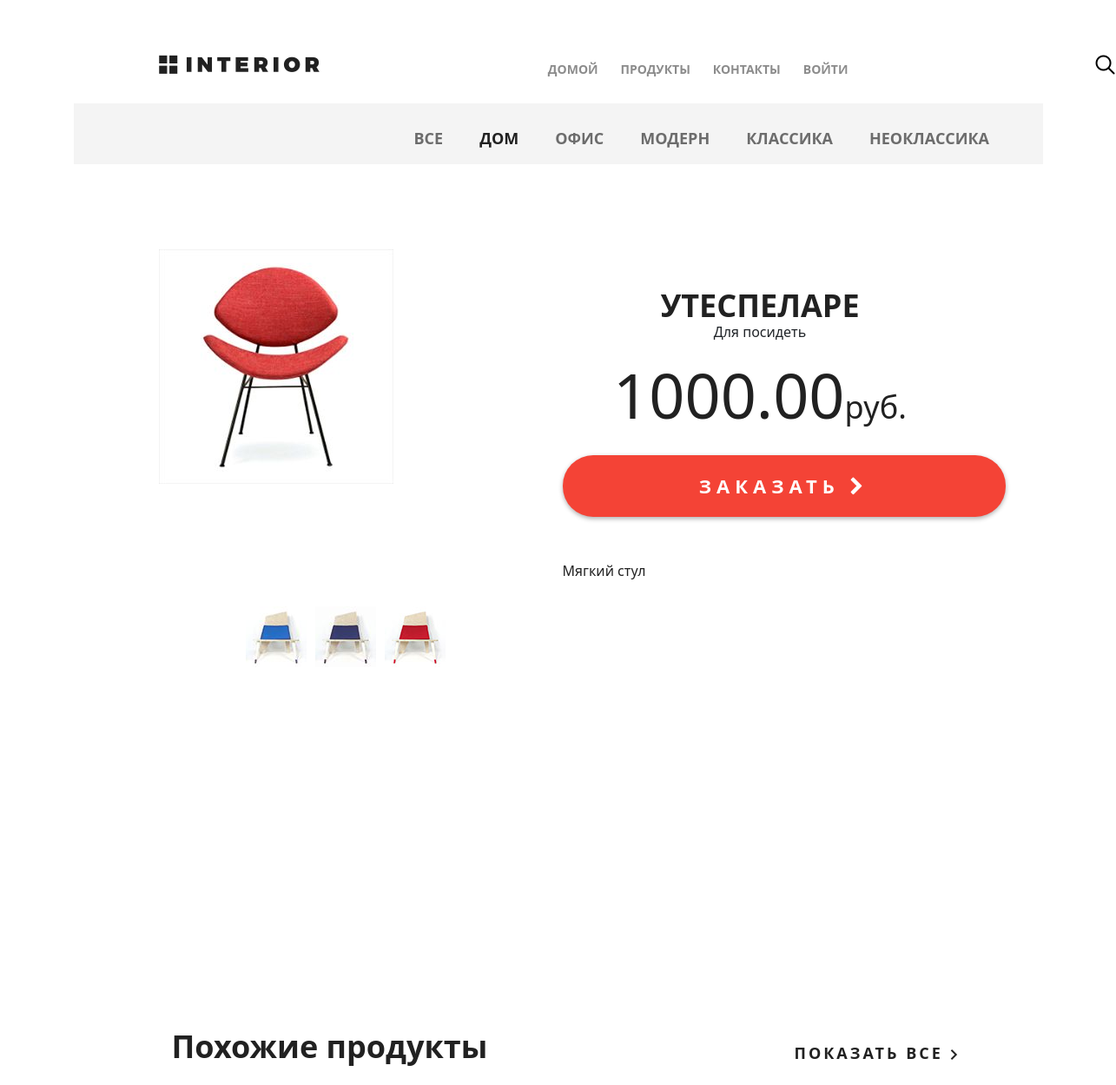
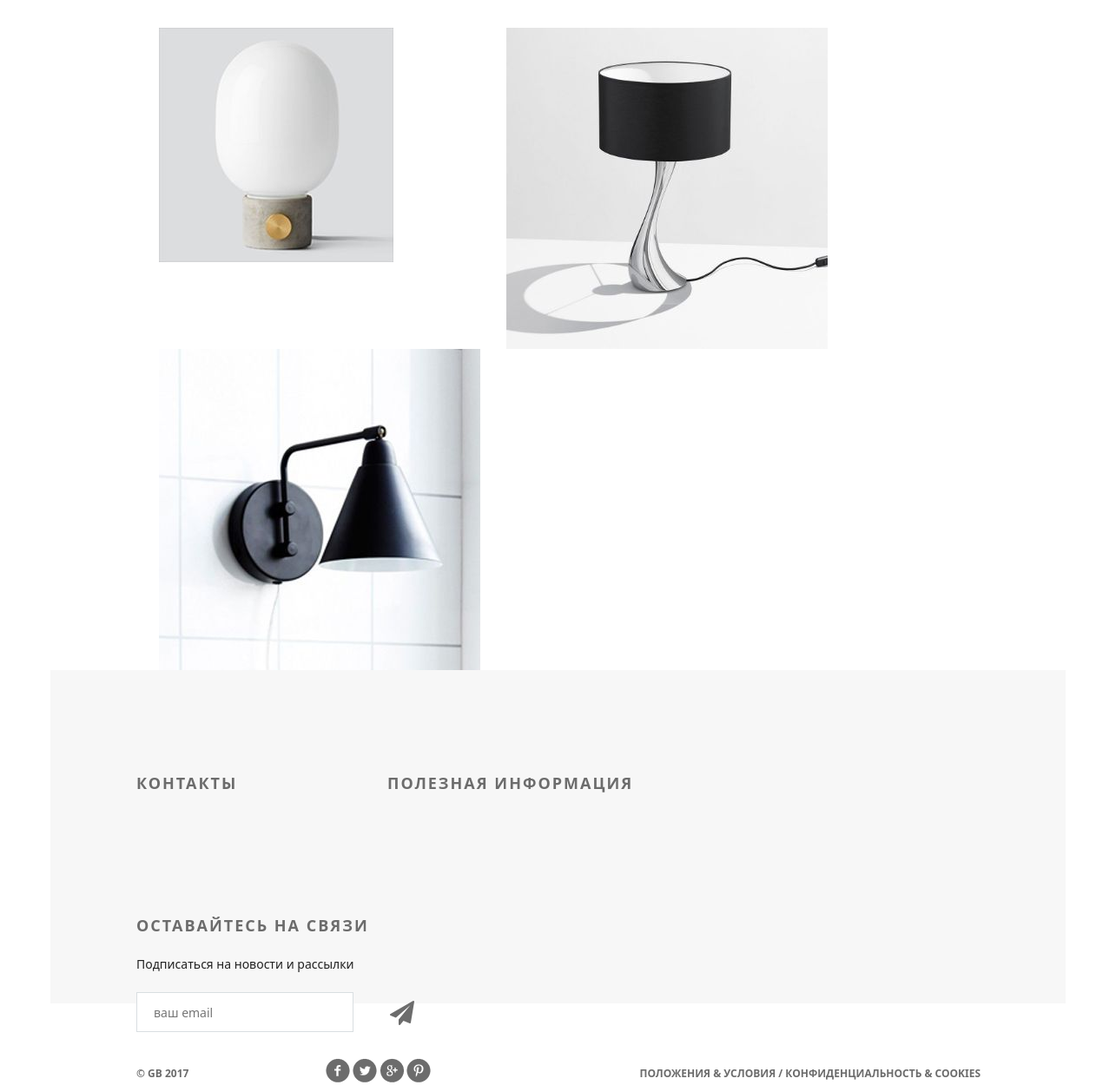
Page /products/product/1/ on the committed database (2 pictures, top to bottom).
### mainapp/models.py (models this page shows, shortened)
class StyleCategory(models.Model):
    name = models.CharField(
        verbose_name='имя',
        max_length=64,
        unique=True
    )
    description = models.TextField(
        verbose_name='описание',
        blank=True
    )
    is_active = models.BooleanField(
        verbose_name='активность',
        default=True
    )

class Product(models.Model):
    category = models.ForeignKey(
        ProductCategory,
        on_delete=models.CASCADE
    )
    style_category = models.ForeignKey(
        StyleCategory,
        on_delete=models.CASCADE
    )
    name = models.CharField(
        verbose_name='имя продукта',
        max_length=128
    )
    image = models.ImageField(
        upload_to='products_images',
        blank=True
    )
    short_desc = models.CharField(
        verbose_name='краткое описание продукта',
        max_length=60,
        blank=True
    )
    description = models.TextField(
        verbose_name='описание продукта',
        blank=True
    )
    price = models.DecimalField(
        verbose_name='цена продукта',
        max_digits=8,
        decimal_places=2,
        default=0
    )
    quantity = models.PositiveIntegerField(
        verbose_name='количество на складе',
        default=0
    )
    is_active = models.BooleanField(
        verbose_name='активность',
        default=True
    )

### mainapp/views.py (the view)
# urls.py: path('product/<int:pk>/', product, name='detail'),
def product(request, pk):
    title = 'Товар'
    product = get_object_or_404(Product, pk=pk)
    same_products = get_same_products(product)
    context = {
        'title': title,
        'links_menu': StyleCategory.objects.all(),
        'product': product,
        'same_products': same_products,
    }
    return render(request, 'mainapp/product.html', context)

### mainapp/context_processor.py (called while the page is built)
def basket(request):
    print(f'context processor basket works')
    basket = []
    if request.user.is_authenticated:
        basket = Basket.objects.filter(user=request.user)
    return {'basket': basket, }

### mainapp/views.py (called while the page is built)
def get_same_products(hot_product):
    same_products = Product.objects.filter(style_category=hot_product.style_category).exclude(pk=hot_product.pk)[:3]
    return same_products

### mainapp/templates/mainapp/product.html (shortened to what this page needs)
{% extends 'geekshop/base.html' %}
{% load static %}
{% block css %}
	<link rel="stylesheet" type="text/css" href="{% static 'mainapp/style.css' %}">
{% endblock %}
{% block container_content %}
		{% include 'geekshop/includes/hero-white.html' %}
{% load static %}
<div class="details">
			<div class="links clearfix">
				<ul class="links-menu">
						<li><a href="{% url 'products:style_category' 0 %}" class="
								">
								все
							</a>
						</li>
					{% for link in links_menu %}
						<li><a href="{% url 'products:style_category' link.pk %}" class="
								{% if request.resolver_match.kwargs.pk|add:0 == link.pk %}
									active
								{% endif %}">
								{{ link.name }}
							</a>
						</li>
					{% endfor %}
				</ul>
			</div>
			<div class="details-products">
				<div class="details-slider">
					<div class="slider-product">
						<img src="/media/{{ product.image }}">
					</div>
					<div class="slider-control">
						<div class="block">
							<a href="#"><img src="{% static 'geekshop/img/controll.jpg' %}" alt="">
							</a>
						</div>
						<div class="block">
							<a href="#"><img src="{% static 'geekshop/img/controll1.jpg' %}" alt="">
							</a>
						</div>
						<div class="block">
							<a href="#"><img src="{% static 'geekshop/img/controll2.jpg' %}" alt="">
							</a>
						</div>
					</div>
				</div>
				<div class="description">
					<h3 class="big-bold">{{ product.name }}</h3>
					<p style="text-align: center;">{{ product.short_desc }}</p>
					<p class="price">{{ product.price }}<span>руб.</span></p>
					<a href="{% url 'basket:add' product.pk %}" class="red-button">
						заказать <i class="fa fa-chevron-right" aria-hidden="true"></i>
					</a>
					<div class="description-text">
						{{ product.description }}
					</div>
				</div>
			</div>
			{% if same_products %}
			<div class="related">
				<div class="title clearfix">
					<h2>Похожие продукты</h2>
					<a class="explore" href="#">показать все <img src="{% static 'geekshop/img/arrow.png' %}" alt=""></a>
				</div>
				<div class="related-products ">
					{% for same_product in same_products %}
					<div class="block">
						<a href="{% url 'products:detail' same_product.pk %}"><img src="/media/{{ same_product.image }}" alt="">
						</a>
					</div>
					{% endfor %}
				</div>
			</div>
			{% endif %}
		</div>
{% endblock %}

### geekshop/templates/geekshop/base.html (shortened to what this page needs)
{% load static %}
<!DOCTYPE html>
<html>
<head>
    {% block css %} {% endblock %}
		<link rel="stylesheet" type="text/css" href="{% static 'geekshop/style.css' %}">
    <link href="https://cdn.jsdelivr.net/npm/bootstrap@5.0.0-beta3/dist/css/bootstrap.min.css" rel="stylesheet">
	<link rel="stylesheet" type="text/css" href="/static/geekshop/fonts/font-awesome/css/font-awesome.css">
</head>
<body>
	<div class="container">
		{% block container_content %}
        {% endblock %}
		<div class="clr"></div>
	</div>
    <div class="footer">
        <div class="clearfix">
            <div class="text-footer">
                <h3>контакты</h3>
            </div>
            <div class="text-footer">
                <h3>полезная информация</h3>
            </div>
            <div class="text-footer clearfix">
                <h3>Оставайтесь на связи</h3>
                <p>Подписаться на новости и рассылки</p>
                <form>
                    <input type="email" name="email" placeholder="ваш email">
                    <a href="#"><i class="fa fa-paper-plane fa-2x" aria-hidden="true"></i></a>
                </form>
            </div>
        </div>
        <p class="small">&copy; GB 2017</p>
        <div class="social">
            <a href="#" class="social1"></a>
            <a href="#" class="social2"></a>
            <a href="#" class="social3"></a>
            <a href="#" class="social4"></a>
        </div>
        <p class="small">Положения &amp; Условия  /  Конфиденциальность &amp; Cookies</p>
    </div>
</body>
</html>

### geekshop/templates/geekshop/includes/hero-white.html
<div class="hero-white">
	<div class="header clearfix">
		{% include 'geekshop/includes/logo.html' %}
		{% include 'geekshop/includes/menu.html' %}
		{% include 'geekshop/includes/search+basket.html' %}
	</div>
</div>

### geekshop/templates/geekshop/includes/logo.html
<a href="{% url 'main' %}" class="logo"></a>

### geekshop/templates/geekshop/includes/menu.html (shortened to what this page needs)
{% load static %}
<ul class="menu">
    <li><a href="{% url 'main' %}"
           class="">домой</a></li>
    <li><a href="{% url 'products:main' %}"
           class="">продукты</a></li>
    <li><a href="{% url 'contacts' %}"
           class="">контакты</a></li>
    {% if not user.is_authenticated %}
        <a href="{% url 'auth:login' %}">войти</a>
    {% endif %}
</ul>

### geekshop/templates/geekshop/includes/search+basket.html (shortened to what this page needs)
<a href="#" class="search"></a>

### mainapp/static/mainapp/style.css (style rules this page uses)
.details-products { padding-left: 98px; padding-right: 98px; margin-top: 98px; height: 651px; }
.details-slider { width: 400px; float: left; margin-right: 30px; }
.slider-product { width: 400px; height: 400px; }
.slider-control { width: 400px; height: 70px; margin: 11px auto 0px; padding-left: 100px }
.slider-control .block { height: 70px; width: 70px; position: relative; float: left; margin-right: 10px; }
.description { width: 490px; float: right; padding-left: 35px }
.description .big-bold { color: #212121; font-size: 36px; font-weight: 700; text-align: center; margin-top: 47px; margin-bottom: 0px; }
.description .price { color: #212121; font-size: 72px; font-weight: 300; line-height: 48px; text-align: center; }
.description .price span { color: #212121; font-size: 36px; font-weight: 300; line-height: 48px; text-align: center; }
.red-button { display: block; height: 71px; width: 510px; border-radius: 35px; background-color: #f44336; text-align: center; text-transform: uppercase; text-decoration: none; color: #ffffff; font-size: 22px; font-weight: 700; line-height: 24px; box-shadow: 0px 2px 4.85px 0.15px rgba(33, 33, 33, 0.35); line-height: 70px; letter-spacing: 6px; margin-top: 31px; }
.description-text { margin-top: 50px; color: #212121; font-size: 16px; font-weight: 300; line-height: 24px; text-align: left; }
.related { padding: 0px 98px; }
.related .title { height: 343px; margin-right: 0; }
.related .title h2 { margin-top: 245px; }
.related .title .explore { margin-top: 262px; }
.related-products { margin-bottom: 120px; }
.related-products .block a img { float: left; }
.related-products .block { float: left; margin-right: 30px; display: block; height: 370px; width: 370px; position: relative; }
.related-products .block:nth-child(3n) { margin-right: 0px; }

### rows in the picture
StyleCategory: name "ДОМ"
StyleCategory: name "ОФИС"
StyleCategory: name "МОДЕРН"
StyleCategory: name "КЛАССИКА"
StyleCategory: name "НЕОКЛАССИКА"
Product: image (picture), name "УТЕСПЕЛАРЕ", short_desc "Для посидеть", price "1000.00", description "Мягкий стул"
Product: image (picture)
Product: image (picture)
Product: image (picture)
